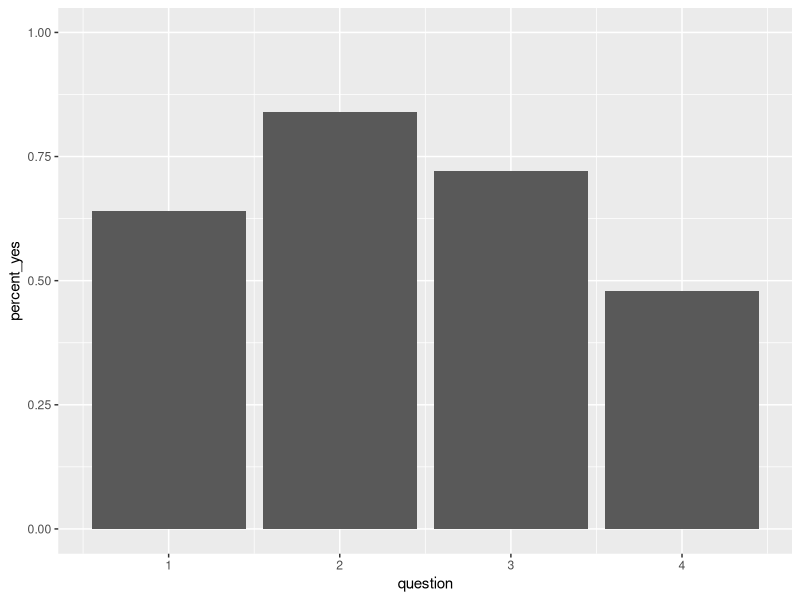
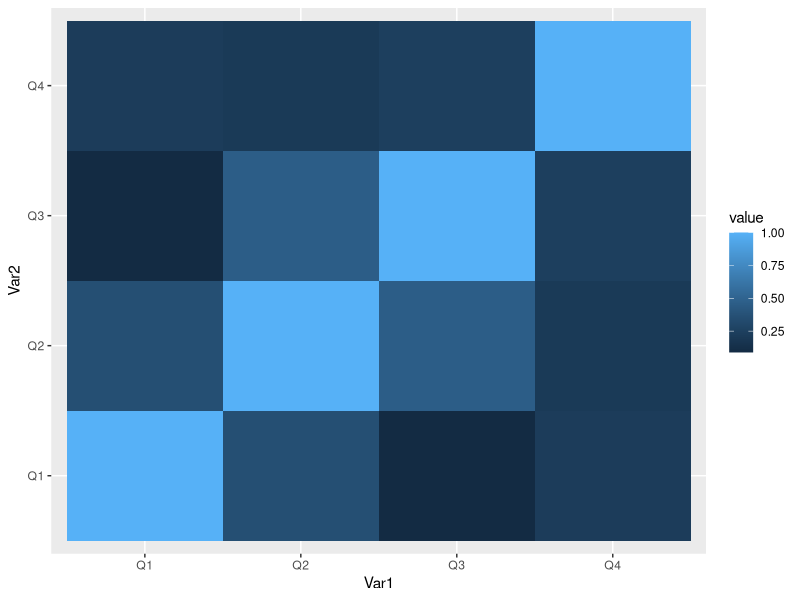

These charts were generated, in order, by the following R code: (Note: a time limit stopped this script after it produced the figures.)
#!/usr/bin/env Rscript

library(ggplot2)
library(reshape2)

# Personality test data
results <- data.frame(
  rbind(
    c(0,0,0,0),
    c(0,0,0,0),
    c(0,0,1,1),
    c(0,1,0,0),
    c(0,1,1,0),
    c(0,1,1,0),
    c(0,1,1,0),
    c(0,1,1,1),
    c(0,1,1,1),
    c(1,0,0,0),
    c(1,1,0,0),
    c(1,1,0,1),
    c(1,1,0,1),
    c(1,1,1,0),
    c(1,1,1,0),
    c(1,1,1,0),
    c(1,1,1,0),
    c(1,1,1,0),
    c(1,1,1,1),
    c(1,1,1,1),
    c(1,1,1,1),
    c(1,1,1,1),
    c(1,1,1,1),
    c(1,1,1,1),
    c(1,1,1,1)
  )
)
colnames(results) <- c("Q1", "Q2", "Q3", "Q4")

percent_answered <- data.frame(
  question=c(1,2,3,4),
  percent_yes=colSums(results) / nrow(results)
)

# Plot the percentage of yeses per question
p <- (
  ggplot(data=percent_answered, aes(x=question, y=percent_yes))
  + geom_bar(stat="identity")
  + ylim(0, 1)
)
x11()
print(p)

# Plot a heatmap of correlation values
correlation_matrix = cor(results)
melted_correlation_matrix = melt(correlation_matrix)

p <- (
  ggplot(
    data=melted_correlation_matrix,
    aes(x=Var1, y=Var2, fill=value)
  ) +
  geom_tile()
)
x11()
print(p)

# Wait for user to kill script
Sys.sleep(999999999999)
